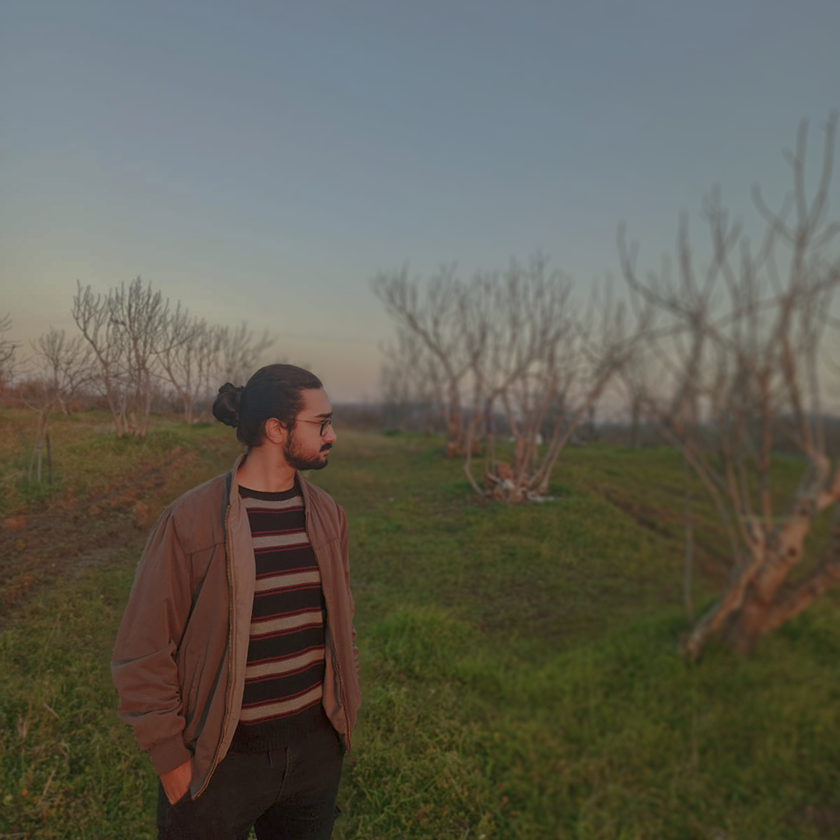
#> input picture conq.png, 840 x 840 px, shrunk from 1080 x 1080 before the run
$ python 'Deneme8 - Resim Okuma Yazma İşlemleri.py'
#> lines starting #> are read from the running program, lines starting #| are printed output that depends on the picture
import cv2
import numpy as np
img = cv2.imread("conq.png",0)
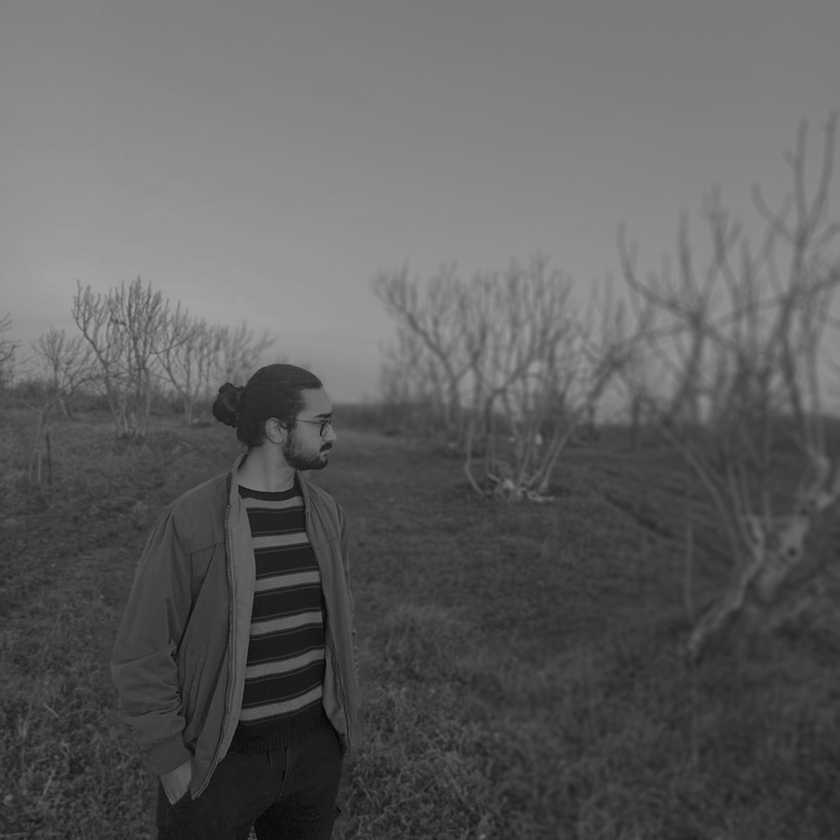
#> img: shape (840, 840); min 2, max 164, mean 94.7
cv2.imshow("foto",img)
k = cv2.waitKey(0)
#> (key q is pressed here)

if k==27:
    print("ESC tuşuna basıldı")
elif k==ord("q"):
    print("q tuşuna basıldı, fotoğraf kaydedildi")
    cv2.imwrite("conqgri.png",img)
#cv2.destroyAllWindows()

$ run again, with ab.png copied over conq.png
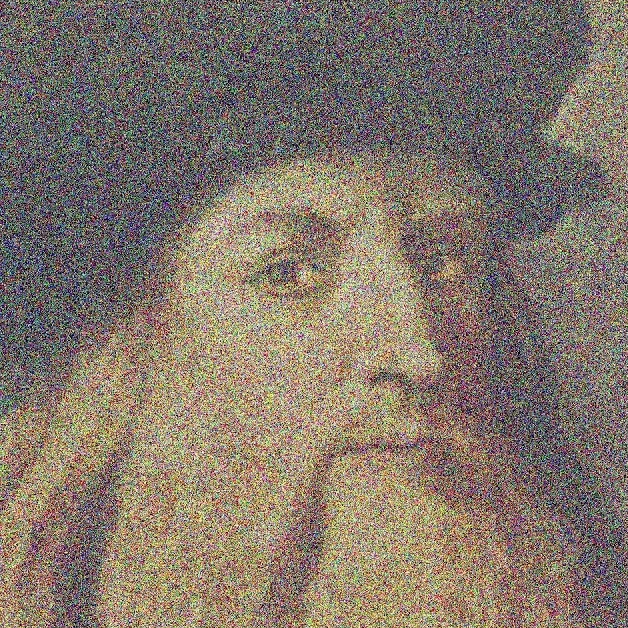
#> input picture ab.png, 628 x 628 px
#> `img = cv2.imread("conq.png",0)`:
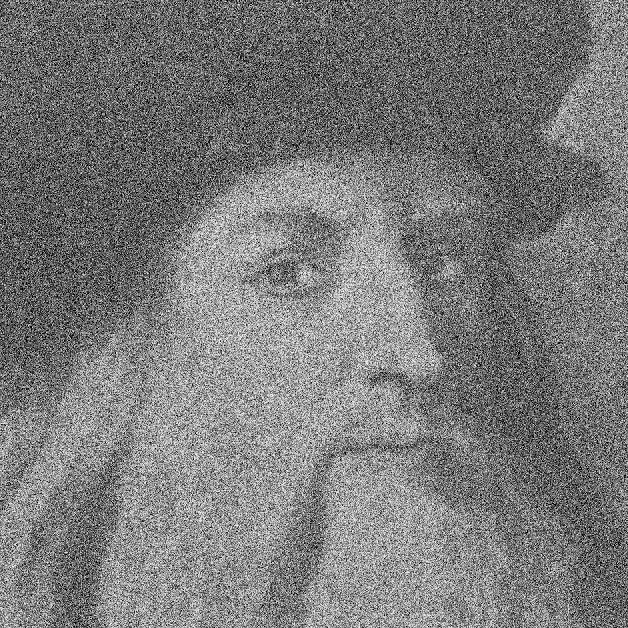
#> img: shape (628, 628); min 0, max 254, mean 122.3
